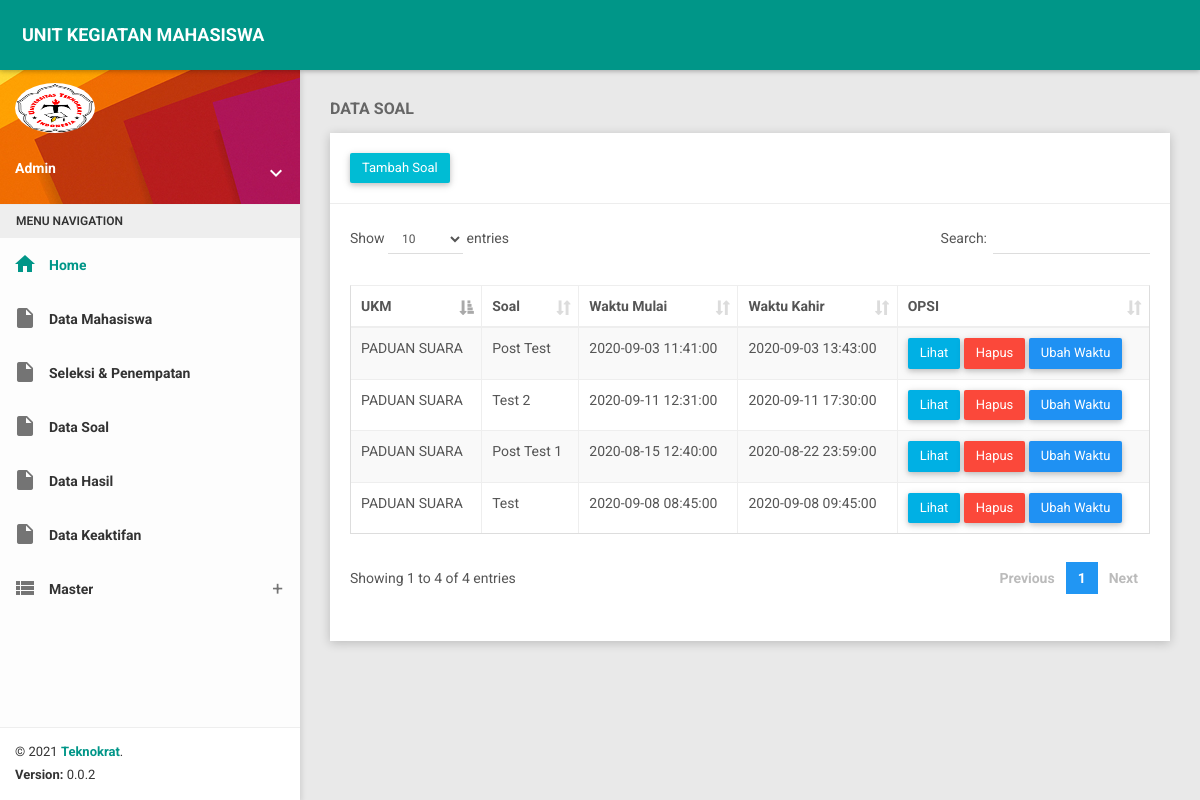
The page /index.php/admin/data_soal on the database its author committed.
### tables this page shows
CREATE TABLE `tbl_soal` (
  `id_soal` int(10) NOT NULL,
  `id_ukm` int(10) NOT NULL,
  `kode` varchar(100) DEFAULT NULL,
  `no` varchar(50) DEFAULT NULL,
  `judul_soal` varchar(200) DEFAULT NULL,
  `waktu` varchar(50) DEFAULT NULL,
  `pertanyaan` text DEFAULT NULL,
  `pilihan1` varchar(200) DEFAULT NULL,
  `p1` varchar(50) DEFAULT NULL,
  `pilihan2` varchar(200) DEFAULT NULL,
  `p2` varchar(50) DEFAULT NULL,
  `pilihan3` varchar(200) DEFAULT NULL,
  `p3` varchar(50) DEFAULT NULL,
  `pilihan4` varchar(200) DEFAULT NULL,
  `p4` varchar(50) DEFAULT NULL,
  `jawaban` varchar(20) DEFAULT NULL,
  `waktu_mulai` datetime NOT NULL,
  `waktu_akhir` datetime NOT NULL,
  `tanggal` datetime DEFAULT NULL
);

CREATE TABLE `tbl_ukm` (
  `id_ukm` int(10) NOT NULL,
  `ukm` varchar(100) NOT NULL
);

### application/controllers/Admin.php (called while the page is built, shortened)
<?php
class Admin extends CI_Controller {
	function __construct(){
		$this->load->model('master');
		$this->load->helper('tglid');
		$this->load->library('ciqrcode');
	}
	public function data_soal()
	{
		$data['judul'] = 'ADMIN || MASTER SOAL';
		$data['nama'] = $this->session->userdata('nama');
		$data['nik'] = $this->session->userdata('nik');
		$data['id_admin'] = $this->session->userdata('id_admin');
		$this->load->view('admin/header', $data);
		$data['tampil_ukm'] = $this->master->tampil_ukm();
		$data['tampil_soal'] = $this->master->tampil_soal();
		$this->load->view('admin/data_soal', $data);
		$this->load->view('admin/footer');
	}
}

### index.php (called while the page is built, shortened)
<?php
require_once BASEPATH.'core/CodeIgniter.php';

### application/models/Master.php (called while the page is built, shortened)
<?php defined('BASEPATH') OR exit('No direct script access allowed');
class master extends CI_Model{
	public function tampil_soal()
	{
		$jalan = $this->db->query("SELECT * FROM `tbl_soal`, tbl_ukm where tbl_soal.id_ukm = tbl_ukm.id_ukm group by tbl_soal.kode");
		return $jalan->result();
	}
}

### application/views/admin/data_soal.php (the view, shortened to what this page needs)
<section class="content">
        <div class="container-fluid">
            <div class="block-header">
                <h2>
                   <b> DATA SOAL </b>
                </h2>
            </div>
            <div class="row clearfix">
                <div class="col-lg-12 col-md-12 col-sm-12 col-xs-12">
                    <div class="card">
                        <div class="header">
                           <button type="button" data-toggle="modal" data-target="#cari" class="btn bg-cyan waves-effect">Tambah Soal</button>
                            <ul class="header-dropdown m-r--5">
                            </ul>
                        </div>
                        <div class="body table-responsive">
                            <table class="table table-bordered table-striped table-hover js-basic-example dataTable">
                                <thead>
                                    <tr>
                                        <th>UKM</th>
                                        <th>Soal</th>
                                        <th>Waktu Mulai</th>
                                        <th>Waktu Kahir</th>
                                        <th>OPSI</th>
                                    </tr>
                                </thead>
                                <tbody>
								<?php foreach($tampil_soal as $v) { ?>
                                     <tr>
                                        <td><?php echo $v->ukm; ?></td>
                                        <td><?php echo $v->judul_soal; ?></td>
                                        <td><?php echo $v->waktu_mulai; ?></td>
                                        <td><?php echo $v->waktu_akhir; ?></td>
                                        <td>
										<a href="<?php echo base_url("admin/buka_soal/$v->kode"); ?>" class="btn btn-info waves-effect">Lihat</a>
										<a href="<?php echo base_url("admin/hapus_soal/$v->kode"); ?>" class="btn btn-danger waves-effect">Hapus</a>
										<a href="<?php echo base_url("admin/edit_waktu_soal/$v->kode"); ?>" class="btn btn-primary waves-effect">Ubah Waktu</a>
										</td>
                                    </tr>
								<?php } ?>
                                </tbody>
                            </table>
                        </div>
                    </div>
                </div>
            </div>
        </div>
    </section>

### rows shown on the page
tbl_soal: id_ukm.ukm "PADUAN SUARA", judul_soal "Post Test", waktu_mulai "2020-09-03 11:41:00", waktu_akhir "2020-09-03 13:43:00"
tbl_soal: id_ukm.ukm "PADUAN SUARA", judul_soal "Test 2", waktu_mulai "2020-09-11 12:31:00", waktu_akhir "2020-09-11 17:30:00"
tbl_soal: id_ukm.ukm "PADUAN SUARA", judul_soal "Post Test 1", waktu_mulai "2020-08-15 12:40:00", waktu_akhir "2020-08-22 23:59:00"
tbl_soal: id_ukm.ukm "PADUAN SUARA", judul_soal "Test", waktu_mulai "2020-09-08 08:45:00", waktu_akhir "2020-09-08 09:45:00"
